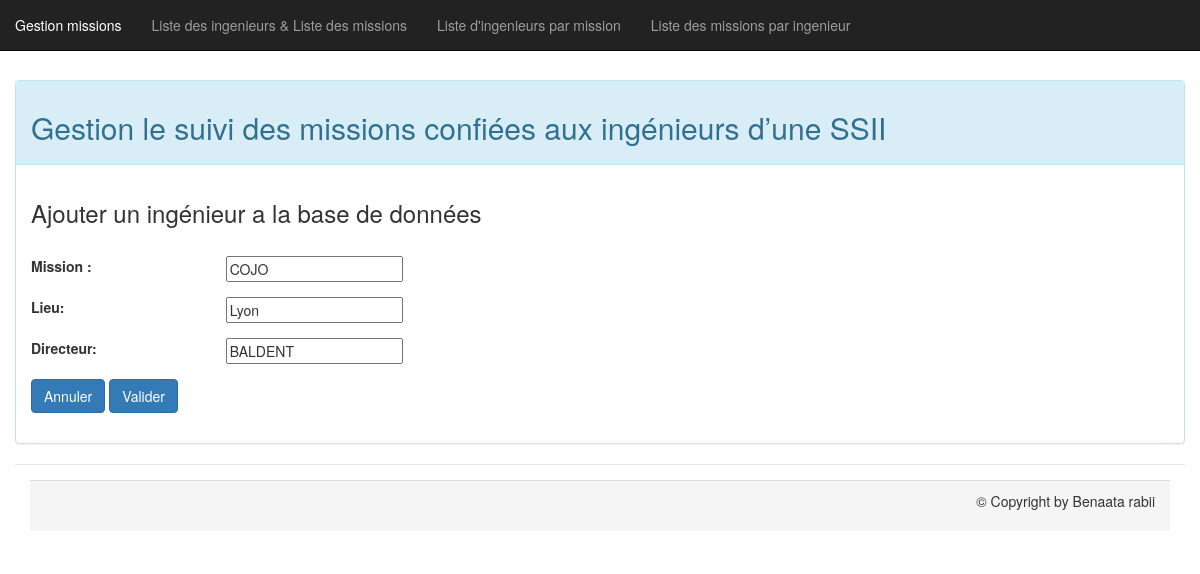
Page /formulaire_modifierMission.php?idMIS=1 on the committed database.
### tables this page shows
CREATE TABLE `missions` (
  `idmissions` int(10) NOT NULL,
  `mission` varchar(35) NOT NULL,
  `lieu` varchar(35) NOT NULL,
  `directeur` varchar(35) NOT NULL
);

### fonction.fun.php (called while the page is built, shortened)
<?php
function afficher_missionParId($bdd,$id){
    $sql="SELECT * FROM missions WHERE missions.idmissions=?";
    $reponse= $bdd->prepare($sql);
    $reponse->execute(array($id));
    return $reponse;
}
?>

### formulaire_modifierMission.php (the view, shortened to what this page needs)
<?php
include_once ('connect.php');
include_once ('fonction.fun.php');
if(isset($_GET['idMIS'])) {
    $reponse = afficher_missionParId($bdd, $_GET['idMIS']);
    $donnees = $reponse->fetch(PDO::FETCH_ASSOC);
        ?>
        <?php
}else{
    ?>
    <script type="text/javascript">document.location.href ="principal.php"</script>
    <?php
}
?>
<!DOCTYPE html>
<html lang="en">
<head>
    <link rel="stylesheet" type="text/css" href="principal.css" />
    <link href="bootstrap.min.css" rel="stylesheet">
    <link href="bootstrap-responsive.min.css" rel="stylesheet">
</head>
<body>
<?php
require_once 'menu.php';
?>
<div class="col-md-12 col-xs-12 spacer">
    <div class="panel panel-info spacer">
        <div class="panel-heading">
            <h2>Gestion le suivi des missions confiées aux ingénieurs d’une SSII</h2>
        </div>
        <div class="panel-body">
            <div class="content">
                <h3>Ajouter un ingénieur a la base de données</h3>
                <br>
                <form class="form-horizontal" action=<?php echo $_SERVER["PHP_SELF"] ; ?> method="POST"><fieldset>
                        <div class='form-group row'>
                            <label class="col-sm-2"> Mission :</label>
                            <div class="col-sm-10">
                                <input type="text" name="mission" value="<?= $donnees['mission'] ?>" />
                            </div>
                        </div>
                        <div class='form-group row'>
                            <label class="col-sm-2">Lieu:</label>
                            <div class="col-sm-10">
                                <input type="text" name="lieu" value="<?= $donnees['lieu'] ?>" />
                            </div>
                        </div>
                        <div class='form-group row'>
                            <label class="col-sm-2">Directeur:</label>
                            <div class="col-sm-10">
                                <input type="text" name="directeur" value="<?= $donnees['directeur'] ?>" />
                            </div>
                        </div>
                        <div class='form-group row'>
                            <div class="col-sm-10">
                                <button type="reset" class="btn btn-primary">Annuler</button>
                                <button type="submit" class="btn btn-primary">Valider</button>
                            </div>
                        </div>
                </form>
            </div>
        </div>
    </div>
    <?php
    require_once 'footer.php';
    ?>
</body>
</html>

### principal.css (style rules this page uses)
.spacer { margin-top: 40px; }

### rows in the picture
missions: mission "COJO", lieu "Lyon", directeur "BALDENT"
